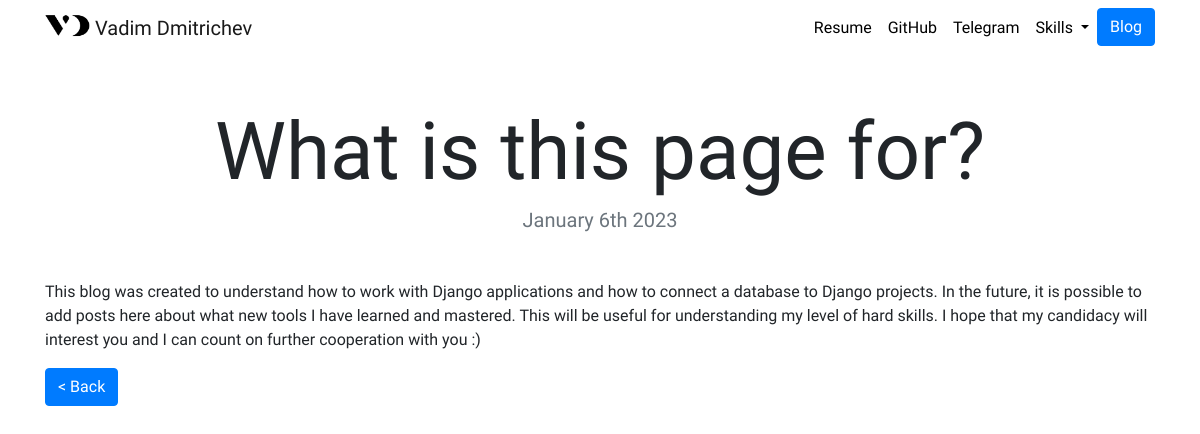
The app's page /blog/1/, older data.
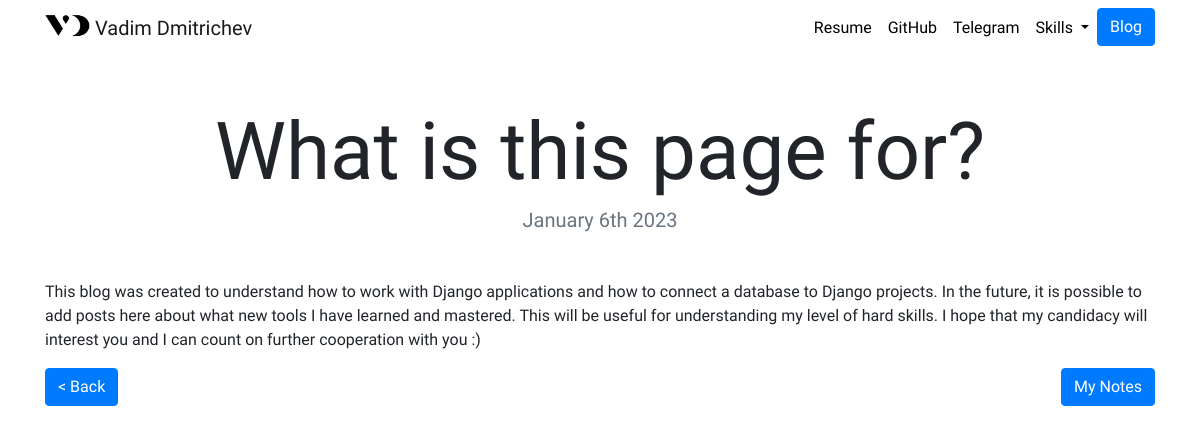
The same page, newer data.
### blog/views.py (the view)
# urls.py: path('<int:blog_id>/', views.details, name='details'),
def details(request, blog_id):
	blog = get_object_or_404(Blog, pk=blog_id)
	return render(request, 'blog/details.html', {'blog': blog})

### blog/templates/blog/details.html
{% extends "portfolio/base.html" %}
{% load static %}
{% block content %}
<h1 class="text-center mt-5" id="blogdetailtitle">{{ blog.title }}</h1>
<h5 class="text-center text-muted mb-5">{{ blog.date|date:'F jS Y' }}</h5>
{{ blog.description|safe }}
<div class="mt-3">
    <span class="float-left">
        <a class="btn btn-primary mb-3 text-center" href="{% url 'blog:all_blogs' %}" role="button">< Back</a>
    </span>
    {% if blog.url %}
    <span class='float-right'>
        <a class="btn btn-primary mb-3 text-center" href="{{ blog.url }}" role="button" target="_blank">My Notes</a>
    </span>
    {% endif %}
</div>
{% endblock %}

Row changes from the older to the newer data that the page shows:
changed Blog "What is this page for?": url empty → "http://zappycode.com" (drawn)
Text that changed along with them:
text now shown: "My Notes"
